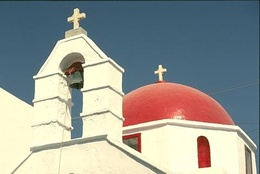
%> input picture Missing Data/church.jpg, 260 x 174 px, shrunk from 481 x 321 before the run
$ octave mainV.m   (GNU Octave 9; MATLAB toolbox functions it lacks are replaced by stand-ins)
%> lines starting %> are read from the running program, lines starting %| are printed output that depends on the picture
### Missing Data/ADMM4V.m
function [error, result] = ADMM4V(f, gamma, tau, mu0)
% In paper, gamma = 0.5 or 2.0, tau = 2, mu0 = 0.01*gamma
    v = f;
    [M,N,S] = size(f);
    mu = mu0;
    lambda = zeros(M,N,S);
    u = zeros(M,N,S);
    error = +Inf;
    TOL = 1e-13*sum(sum(sum(f.^2)));
    wcc = ones(M,N);
    wcc(sum(f,3)==0) = 0;

    iter = 1;
    while error > TOL
        f1 = f + mu*v - lambda;
        u = UnivPottsVectorParallel(permute(f1,[2,1,3])./(wcc'+mu),4*gamma,wcc'+mu);
        u = permute(u,[2,1,3]);

        f2 = f + mu*u + lambda;
        v = UnivPottsVectorParallel(f2./(wcc+mu),4*gamma,wcc+mu);

        lambda = lambda + mu*(u-v);
        mu = tau*mu;
        error(iter) = immse(u,v);
        error(iter)
        iter = iter+1;
    end
    result = u;
end

### Missing Data/UnivPottsVectorParallel.m
function h = UnivPottsVectorParallel(f, gamma, w)
    % --------------------------------------------------------------------
    % This function finds the solution to the univariate Potts problems
    % by parallel computation.
    %
    % [Input]   f: the data vector f \in R^(Batch_size by N by s)
    %
    %           gamma: model parameter. small gamma results in detail
    %           partitions; large gamma results in partitions having fewer
    %           partitioning regions.
    %
    %           w: weights w \in (R+)^(Batch_size by N)
    %
    % [Output]  h: the resulting global minimizer to the univariate Potts
    %           problem. h \in R^(Batch_size by N by s)
    % --------------------------------------------------------------------
    [Batch_size, N, s] = size(f);
    M = cumsum(w.*f, 2);
    S = cumsum(w.*f.^2, 2);
    W = cumsum(w, 2);
    P = zeros(Batch_size, N);
    for r = 1:N
        P(:,r) = sum((S(:,r,:) - M(:,r,:).^2 ./ W(:,r)), 3);
    end
    J = zeros(Batch_size, N);
    h = zeros(Batch_size, N, s);
    % --------------------------------------------------------------------
    % Find the optimal jump locations
    for r = 2:N
        for l = r:-1:2
            d = sum((S(:,r,:) - S(:,l-1,:) ...
                - (M(:,r,:) - M(:,l-1,:)).^2./ (W(:,r) - W(:,l-1))) ,3);
            idx = find(P(:,r) >= d + gamma);

            if sum(idx) == 0
                break;
            end

            p = inf * ones(Batch_size,1);
            p(idx) = P(idx,l-1) + gamma + d(idx);
            idx = find(p<=P(:,r));
            if sum(idx) ~= 0
                P(idx,r) = p(idx);
                J(idx,r) = l-1;
            end
        end
    end

    % Reconstruct the minimizer h from the optimal jump locations
    for i = 1:Batch_size
        r = N; l = J(i,r);
        while(l > 0)
            h(i,l+1:r,:) = repmat((M(i,r,:)-M(i,l,:))/(W(i,r)-W(i,l)) ...
                                  , r-l, 1);
            r = l;
            l = J(i,r);
        end
        h(i,1:r,:) = repmat((M(i,r,:))/(W(i,r)), r-l, 1);
    end
end

### Missing Data/mainV.m
clear all;

image = im2double(imread('church.jpg'));

sigma = 0.2;
image_noise = image + sigma * randn(size(image));
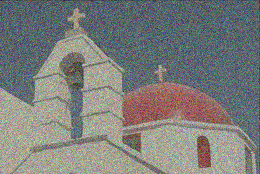
%> image_noise: size 174x260x3 double; mean R, G, B 0.595, 0.607, 0.586; drawn with min black and max white

[m,n,l] = size(image);
%> m = 174; n = 260; l = 3
missingFraction = 0.6;
weights = rand(m,n) > missingFraction;
image_noise(~cat(3, weights, weights, weights)) = 0;
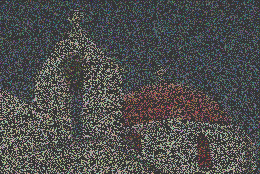
%> image_noise: size 174x260x3 double; mean R, G, B 0.236, 0.241, 0.233; drawn with min black and max white
% image_noise = image;

%%
tic
[error_admm4, sgmt_admm4] = ADMM4V(image_noise,0.4,2,0.004);
%> in ADMM4V, `TOL = 1e-13*sum(sum(sum(f.^2)));`: TOL = 2.55e-09
%> in ADMM4V, `wcc(sum(f,3)==0) = 0;`:
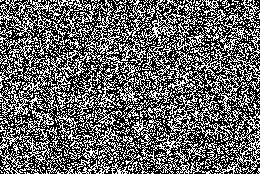
%> wcc: size 174x260 double; values 0 (black) and 1 (white), 39.8% white in thin lines or dots
%> (the run ends here)
